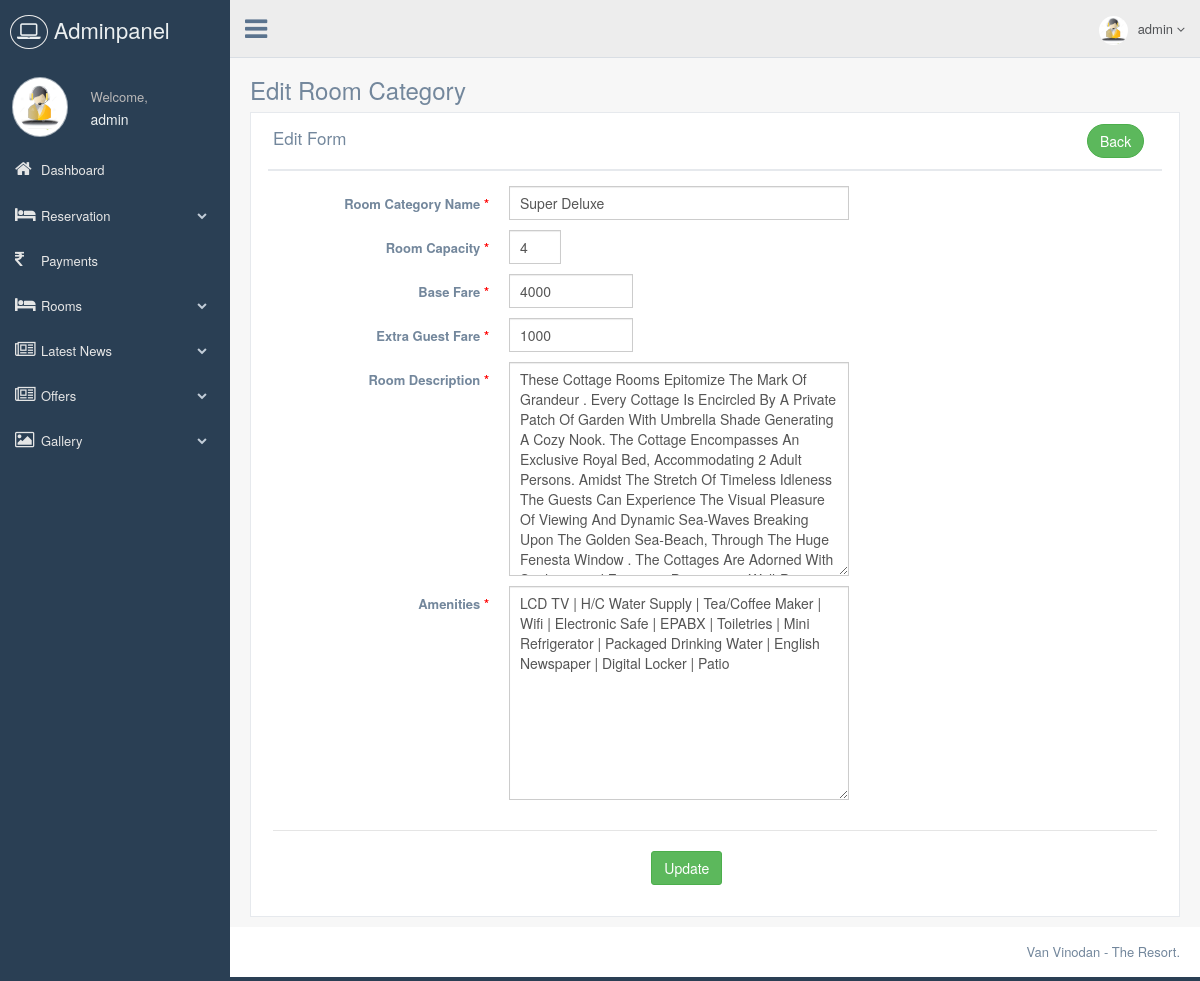
The page /adminpanel/rooms-category/edit.php?id=2 (signed in) on the database as committed earlier.
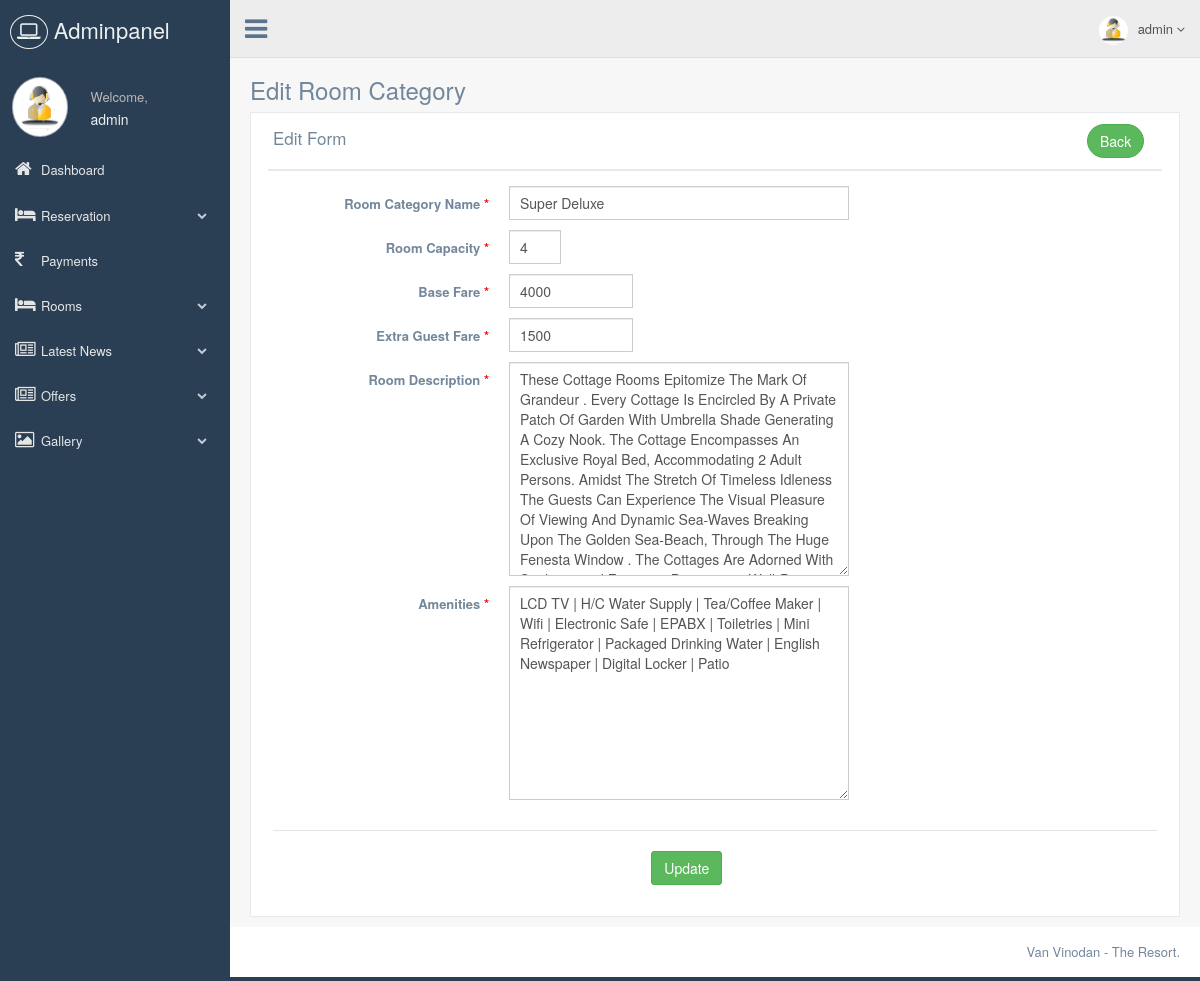
The same page on the database as committed later.
### tables this page shows
CREATE TABLE `tbl_rooms_category` (
  `R_Category_Id` tinyint(4) NOT NULL,
  `R_Category_Name` varchar(75) NOT NULL,
  `R_Capacity` tinyint(4) NOT NULL,
  `Base_Fare` float NOT NULL,
  `Extra_Guest_Fare` float NOT NULL,
  `Room_Info` text NOT NULL,
  `Amenities` text NOT NULL
);

### libraries/classes/DBConn.php (called while the page is built, shortened)
<?php
class DBConn  extends Conn {
	 function ExecuteQuery($userQuery)
	{
		$result= mysql_query($userQuery);
                $num_fields = mysql_num_fields($result);
				$obj = array();
				$x=1;
				while($row=mysql_fetch_array($result)){
				  for($j=0;$j<$num_fields;$j++){
					 $name = mysql_field_name($result, $j);
					 $obj[$x][$name]=$row[$name];
					}
					$x++;
					}
     return $obj;
	}
}
?>

### adminpanel/rooms-category/edit.php (the view, shortened to what this page needs)
<?php
require_once(PATH_LIBRARIES.'/classes/DBConn.php');
require_once(PATH_ADMIN_INCLUDE.'/header.php');
$db = new DBConn();
$getCategory=$db->ExecuteQuery("SELECT R_Category_Name, R_Capacity, Base_Fare, Extra_Guest_Fare, Room_Info, Amenities FROM tbl_rooms_category WHERE R_Category_Id=".$_REQUEST['id']);
?>
<div>
  <div class="page-title">
    <div class="title_left">
      <h3>Edit Room Category</h3>
    </div>
  </div>
  <div class="clearfix"></div>
  <div class="row">
    <div class="col-md-12 col-sm-12 col-xs-12">
      <div class="x_panel">
        <div class="x_title">
          <h2>Edit Form </h2>
          <ul class="nav navbar-right panel_toolbox">
             <li><button class="btn btn-round btn-success" onclick="window.history.back();">Back</button></li>
          </ul>
          <div class="clearfix"></div>
        </div>
        <div class="x_content">
          <form class="form-horizontal form-label-left" action="" method="post" id="roomCatform">
            <div class="col-sm-12">
              <div>
                <div class="item form-group">
                  <label class="control-label col-md-3 col-sm-3 col-xs-12" for="rcatname">Room Category Name <span class="required">*</span> </label>
                  <div class="col-md-5 col-sm-5 col-xs-12">
                    <input type="text" id="rcatname" name="rcatname" required class="form-control col-md-7 col-xs-12 " placeholder="Standard, Deluxe,..etc." value="<?php echo $getCategory[1]['R_Category_Name']; ?>">
                  </div>
                </div>
                <div class="item form-group">
                  <label class="control-label col-md-3 col-sm-3 col-xs-12" for="capacity">Room Capacity <span class="required">*</span> </label>
                  <div class="col-md-1 col-sm-1 col-xs-12">
                    <input type="text" id="capacity" name="capacity" required class="form-control col-md-7 col-xs-12 " placeholder="Ex: 2" value="<?php echo $getCategory[1]['R_Capacity']; ?>">
                  </div>
                </div>
                <div class="item form-group">
                  <label class="control-label col-md-3 col-sm-3 col-xs-12" for="basefare">Base Fare <span class="required">*</span> </label>
                  <div class="col-md-2 col-sm-2 col-xs-12">
                    <input type="text" id="basefare" name="basefare" required class="form-control col-md-7 col-xs-12 " placeholder="Rs." value="<?php echo $getCategory[1]['Base_Fare']; ?>">
                  </div>
                </div>
                <div class="item form-group">
                  <label class="control-label col-md-3 col-sm-3 col-xs-12" for="extraguestfare">Extra Guest Fare <span class="required">*</span> </label>
                  <div class="col-md-2 col-sm-2 col-xs-12">
                    <input type="text" id="extraguestfare" name="extraguestfare" required class="form-control col-md-7 col-xs-12 " placeholder="Rs." value="<?php echo $getCategory[1]['Extra_Guest_Fare']; ?>">
                  </div>
                </div>
                <div class="item form-group">
                  <label class="control-label col-md-3 col-sm-3 col-xs-12" for="desc">Room Description <span class="required">*</span></label>
                  <div class="col-md-5 col-sm-5 col-xs-12">
                    <textarea id="desc" name="desc" required class="form-control col-md-7 col-xs-12 " placeholder="Write Here Something About Room... "  rows="10"><?php echo $getCategory[1]['Room_Info']; ?></textarea>
                  </div>
                </div>
                <div class="item form-group">
                  <label class="control-label col-md-3 col-sm-3 col-xs-12" for="amenities">Amenities <span class="required">*</span></label>
                  <div class="col-md-5 col-sm-5 col-xs-12">
                    <textarea id="amenities" name="amenities" required class="form-control col-md-7 col-xs-12 " placeholder="Ex: 3 LCD TV | H/C Water Supply | Tea/Coffee Maker | WIFI | Electronic Safe | EPABX | Toiletries...etc "  rows="10"><?php echo $getCategory[1]['Amenities']; ?></textarea>
                  </div>
                </div>
              </div>
            </div>
            <div class="ln_solid"></div>
            <div class="form-group">
              <div class="col-md-6 col-md-offset-5">
                <button id="update" type="button" class="btn btn-success">Update</button>
              </div>
            </div>
          </form>
            </div>
        </div>
      </div>
    </div>
  </div>
<?php
require_once(PATH_ADMIN_INCLUDE.'/footer.php');
?>

Rows that differ between the two databases and show on the page:
changed tbl_rooms_category "Super Deluxe": extraguestfare "1000" → "1500"
